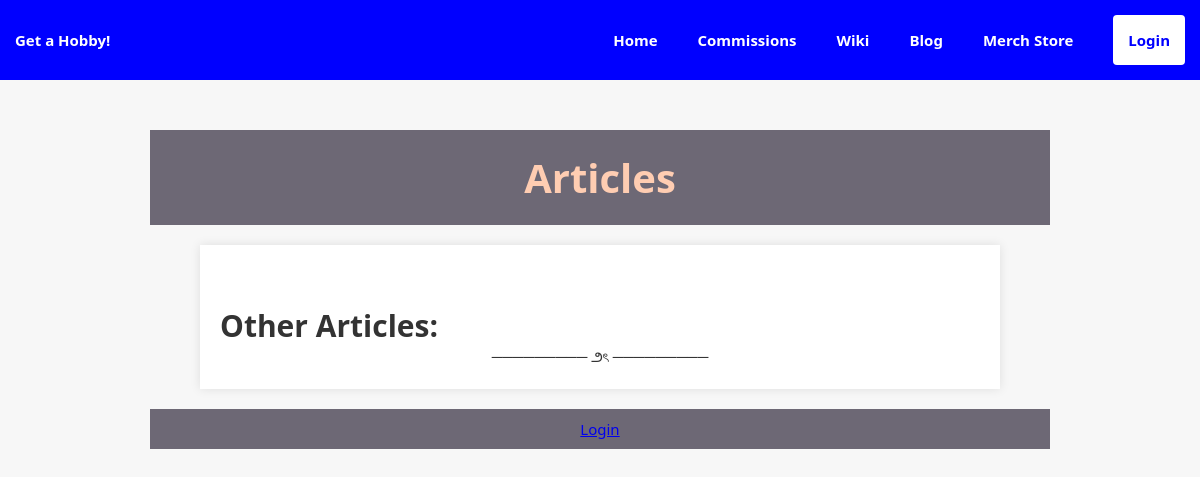
The app's page /blog/articles/, older data.
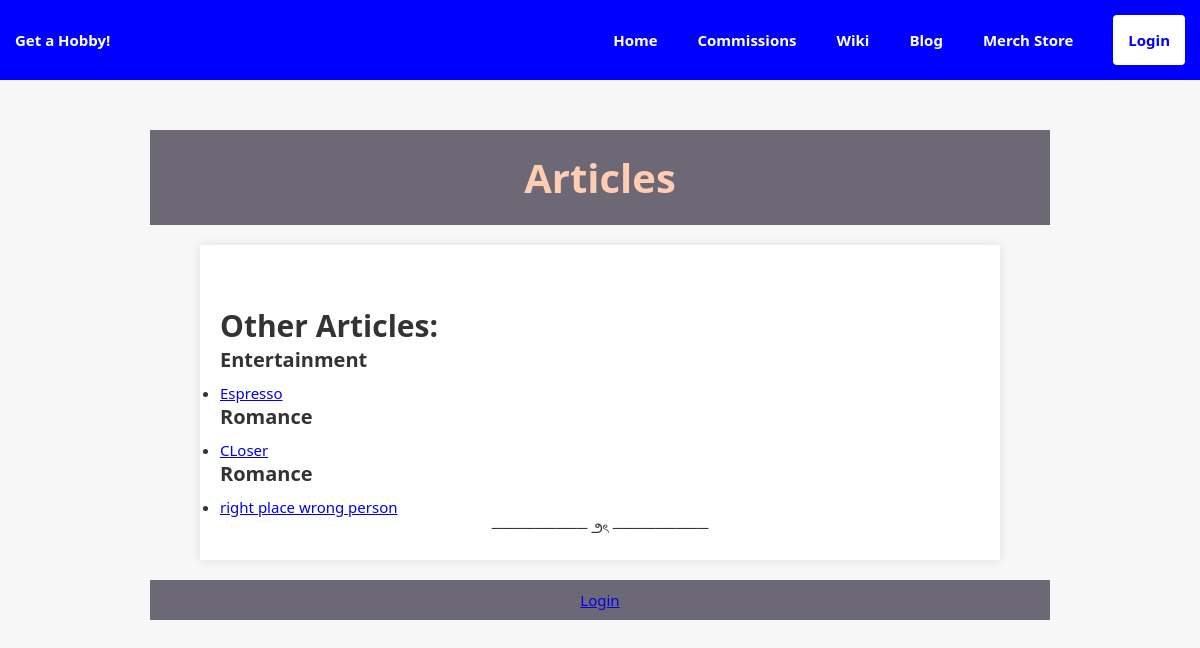
The same page, newer data.
### blog/models.py (models this page shows, shortened)
class ArticleCategory(models.Model):
    name = models.CharField(max_length=255)
    description = models.TextField(null=True)
    class Meta:
        ordering = ['name']
        verbose_name_plural = "Article Categories"

class Article(models.Model):
    title = models.CharField(max_length=255)
    author = models.ForeignKey(
        Profile,
        on_delete=models.SET_NULL,
        null=True,
    )
    category = models.ForeignKey(
        ArticleCategory,
        on_delete=models.SET_NULL,
        related_name='category',
        null=True,
    )
    entry = models.TextField(null=True)
    header_image = models.ImageField(upload_to='images/', null=True)
    created_on = models.DateTimeField(auto_created=True)
    updated_on = models.DateTimeField(auto_now=True)
    class Meta:
        ordering = ['-created_on']

### blog/views.py (the view)
# urls.py: path('articles/', ArticleListView.as_view(), name='articles_list'),
class ArticleListView(ListView):
    model = Article
    template_name = 'blog/articles_list.html'
    context_object_name = 'articles'
    def get_context_data(self, **kwargs):
        context = super().get_context_data(**kwargs)
        category_objects = ArticleCategory.objects.all()
        article_objects = Article.objects.all()
        context['categories'] = category_objects
        context['articles'] = article_objects
        return context

### templates/blog/articles_list.html (shortened to what this page needs)
{% extends 'blog/base.html' %}
{% load static %}
{% block entry %}
<section class="other-articles">
    <h2>Other Articles:</h2>
    <ul>
        {% for category in categories %}
            {% if articles %}
                {% for article in articles %}
                    {% if article.category.name == category.name %}
                        {% if article.author.user != request.user %}
                            <h3>{{ category.name }}</h3>
                            <li><a href="{% url 'blog:article_details' pk=article.pk %}">{{ article.title }}</a></li>
                        {% endif %}
                    {% endif %}
                {% endfor %}
            {% endif %}
        {% endfor %}
    </ul>
</section>
{% endblock %}

Row changes from the older to the newer data that the page shows:
added ArticleCategory: name "Entertainment"
added Article: title "Espresso"
added ArticleCategory: name "Romance"
added Article: title "CLoser"
added Article: title "right place wrong person"
